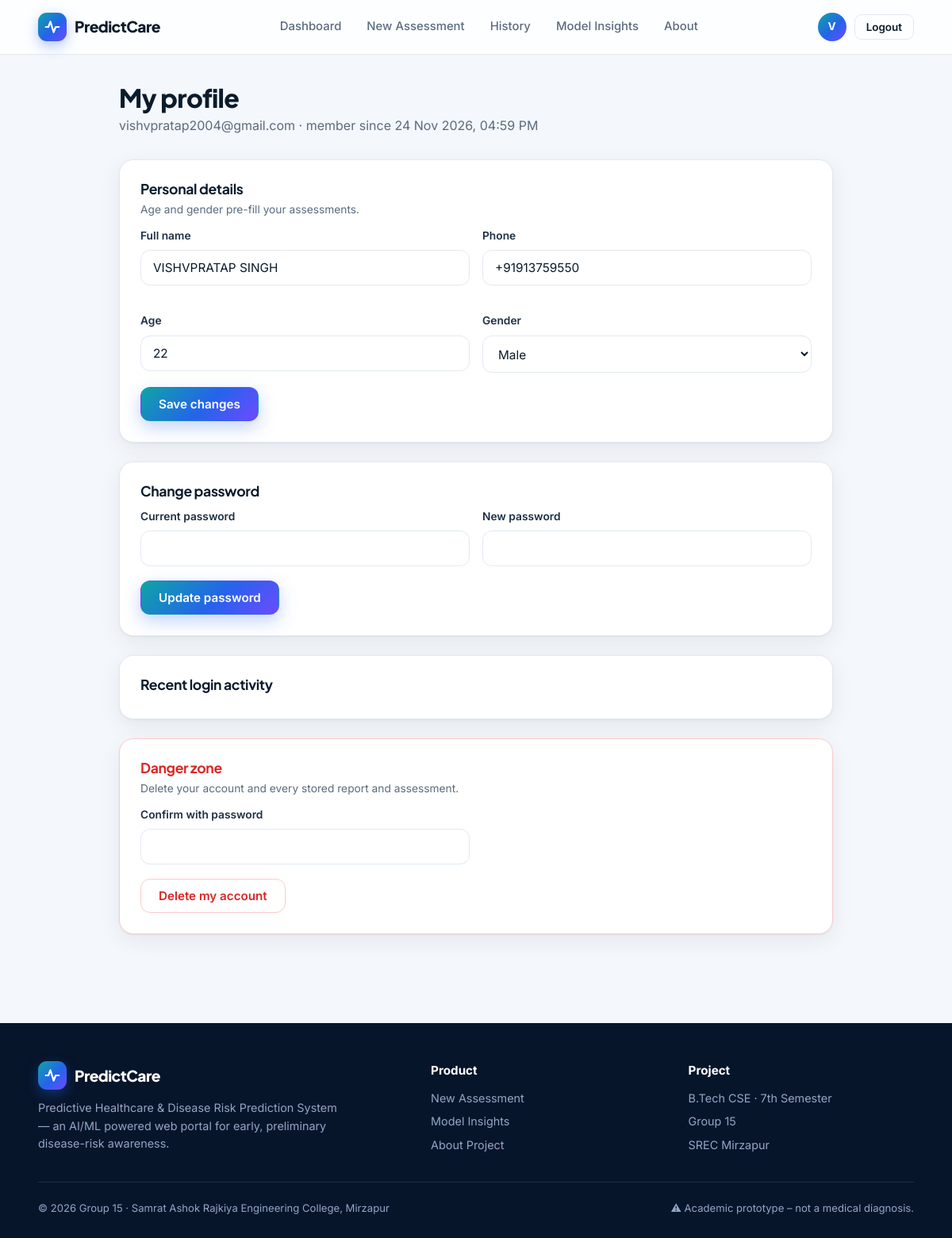
The page /profile (signed in) on the database as committed earlier.
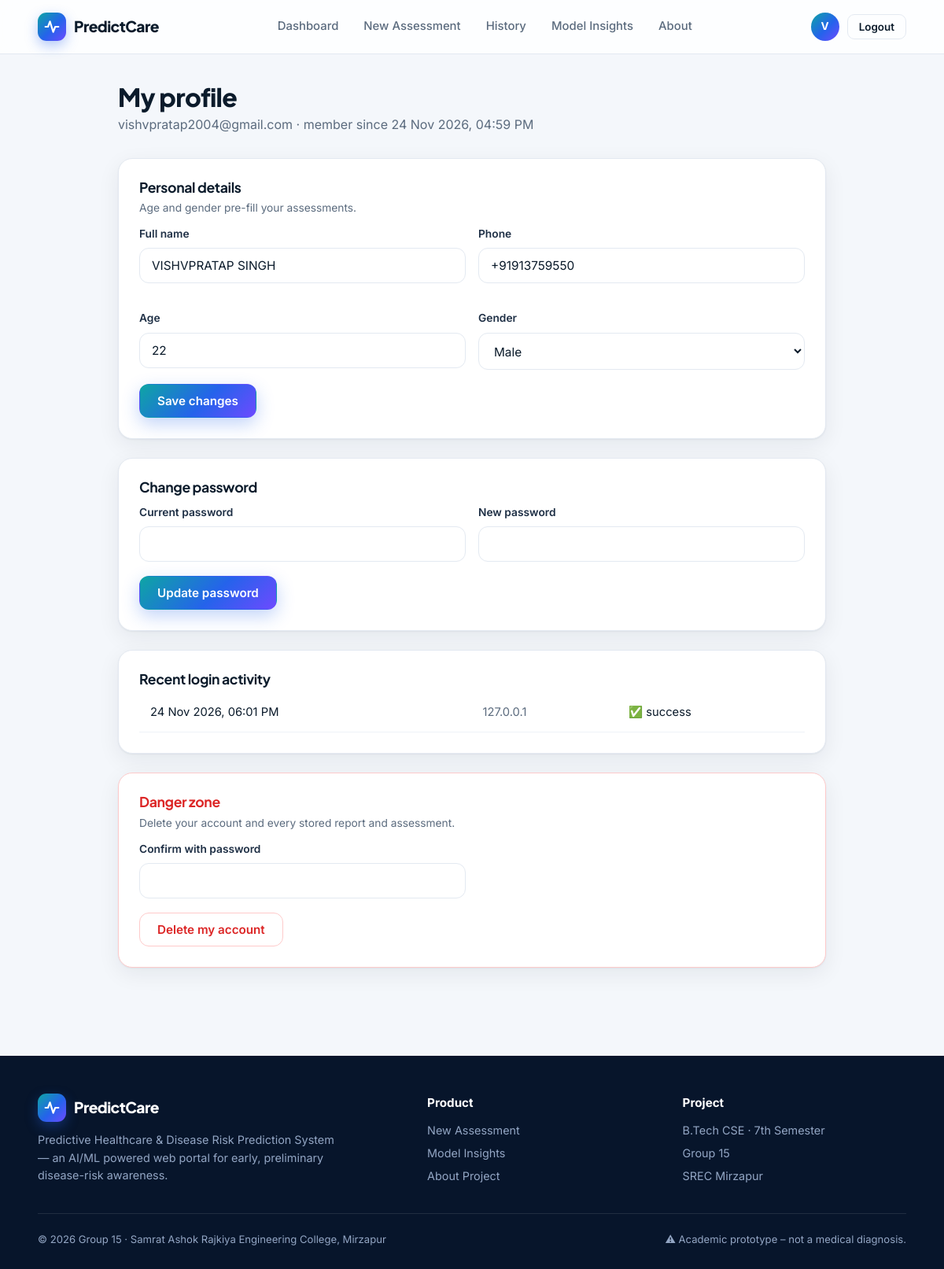
The same page on the database as committed later.
### tables this page shows
CREATE TABLE users (
    id            INTEGER PRIMARY KEY AUTOINCREMENT,
    full_name     TEXT NOT NULL,
    email         TEXT NOT NULL UNIQUE,
    password_hash TEXT NOT NULL,
    age           INTEGER,
    gender        TEXT,
    phone         TEXT,
    created_at    TEXT NOT NULL DEFAULT (datetime('now','localtime'))
);

CREATE TABLE login_logs (
    id        INTEGER PRIMARY KEY AUTOINCREMENT,
    user_id   INTEGER REFERENCES users(id) ON DELETE CASCADE,
    email     TEXT,
    success   INTEGER NOT NULL,
    ip        TEXT,
    logged_at TEXT NOT NULL DEFAULT (datetime('now','localtime'))
);

### app.py (the view, shortened to what this page needs)
@app.route("/profile", methods=["GET", "POST"])
@login_required
def profile():
    db = get_db()
    logs = db.execute("SELECT * FROM login_logs WHERE user_id=? ORDER BY id DESC LIMIT 5", (g.user["id"],)).fetchall()
    return render_template("profile.html", logs=logs)

### app.py (called while the page is built)
def csrf_token():
    if "_csrf" not in session:
        session["_csrf"] = secrets.token_hex(16)
    return session["_csrf"]

@app.before_request
def _csrf_protect():
    if request.method == "POST":
        if request.form.get("_csrf") != session.get("_csrf"):
            abort(400, "Invalid or missing CSRF token. Please reload the page and try again.")

@app.before_request
def _load_user():
    g.user = None
    uid = session.get("uid")
    if uid:
        g.user = get_db().execute("SELECT * FROM users WHERE id=?", (uid,)).fetchone()
        if g.user is None:
            session.clear()

def login_required(f):
    @wraps(f)
    def wrapper(*a, **kw):
        if g.user is None:
            flash("Please log in to continue.", "info")
            return redirect(url_for("login", next=request.path))
        return f(*a, **kw)
    return wrapper

@app.template_filter("dt")
def fmt_dt(s):
    from datetime import datetime
    try:
        return datetime.strptime(s, "%Y-%m-%d %H:%M:%S").strftime("%d %b %Y, %I:%M %p")
    except Exception:
        return s

@app.context_processor
def _chartjs():
    local = os.path.join(BASE, "static", "js", "chart.umd.min.js")
    src = url_for("static", filename="js/chart.umd.min.js") if os.path.exists(local) \
        else "https://cdn.jsdelivr.net/npm/chart.js@4.4.1/dist/chart.umd.min.js"
    return {"chartjs_src": src}

### database.py (called while the page is built)
def get_db():
    if "db" not in g:
        os.makedirs(os.path.dirname(DB_PATH), exist_ok=True)
        g.db = sqlite3.connect(DB_PATH)
        g.db.row_factory = sqlite3.Row
        g.db.execute("PRAGMA foreign_keys = ON")
    return g.db

### templates/profile.html (shortened to what this page needs)
{% extends "base.html" %}
{% block content %}
<div class="page"><div class="container" style="max-width:900px">
  <div class="page-head"><div><h1>My profile</h1><p>{{ g.user['email'] }} · member since {{ g.user['created_at']|dt }}</p></div></div>
  <div class="stack">
    <form method="post" class="card"><input type="hidden" name="_csrf" value="{{ csrf_token() }}"><input type="hidden" name="action" value="profile">
      <h3 class="t">Personal details</h3><div class="sub">Age and gender pre-fill your assessments.</div>
      <div class="row2">
        <div class="field"><label>Full name</label><input class="input" name="full_name" value="{{ g.user['full_name'] }}" required></div>
        <div class="field"><label>Phone</label><input class="input" name="phone" value="{{ g.user['phone'] or '' }}"></div>
        <div class="field"><label>Age</label><input class="input" type="number" name="age" min="1" max="120" value="{{ g.user['age'] or '' }}"></div>
        <div class="field"><label>Gender</label><select class="input" name="gender"><option value="">Select</option>
          {% for x in ['Male','Female','Other'] %}<option {{ 'selected' if g.user['gender']==x }}>{{ x }}</option>{% endfor %}</select></div>
      </div><button class="btn btn-primary">Save changes</button></form>
    <form method="post" class="card"><input type="hidden" name="_csrf" value="{{ csrf_token() }}"><input type="hidden" name="action" value="password">
      <h3 class="t">Change password</h3>
      <div class="row2" style="margin-top:12px"><div class="field"><label>Current password</label><input class="input" type="password" name="current" required></div>
        <div class="field"><label>New password</label><input class="input" type="password" name="new" required></div></div>
      <button class="btn btn-primary">Update password</button></form>
    <div class="card"><h3 class="t">Recent login activity</h3>
      <table class="tbl"><tbody>{% for l in logs %}<tr><td>{{ l['logged_at']|dt }}</td><td class="muted">{{ l['ip'] }}</td><td>{{ '✅ success' if l['success'] else '❌ failed' }}</td></tr>{% endfor %}</tbody></table></div>
    <form method="post" class="card" style="border-color:#fecaca" onsubmit="return confirm('This permanently deletes your account, reports and assessments. Continue?')">
      <h3 class="t" style="color:var(--high)">Danger zone</h3><div class="sub">Delete your account and every stored report and assessment.</div>
      <div class="row2"><div class="field"><label>Confirm with password</label><input class="input" type="password" name="current" required></div></div>
      <button class="btn btn-danger">Delete my account</button></form>
  </div>
</div></div>
{% endblock %}

### templates/base.html (shortened to what this page needs)
<!doctype html>
<html lang="en">
<head>
<link rel="stylesheet" href="{{ url_for('static', filename='css/style.css') }}">
</head>
<body>
{% set dark = request.endpoint == 'index' %}
<header class="nav {{ 'dark' if dark }}">
  <div class="container">
    <a class="brand" href="{{ url_for('index') }}">
      <span class="brand-mark"><svg viewBox="0 0 24 24" fill="none" stroke="#fff" stroke-width="2.6" stroke-linecap="round" stroke-linejoin="round"><path d="M2 12h4l3-8 5 16 3-8h5"/></svg></span>
      PredictCare
    </a>
    <nav class="links" id="links">
      {% if g.user %}
        <a href="{{ url_for('dashboard') }}" class="{{ 'active' if request.endpoint=='dashboard' }}">Dashboard</a>
        <a href="{{ url_for('assess') }}" class="{{ 'active' if request.endpoint in ('assess','assess_manual','review_report','report_results') }}">New Assessment</a>
        <a href="{{ url_for('history') }}" class="{{ 'active' if request.endpoint=='history' }}">History</a>
        <a href="{{ url_for('insights') }}" class="{{ 'active' if request.endpoint=='insights' }}">Model Insights</a>
        <a href="{{ url_for('about') }}" class="{{ 'active' if request.endpoint=='about' }}">About</a>
      {% else %}
        <a href="{{ url_for('index') }}#how">How it works</a>
        <a href="{{ url_for('index') }}#diseases">Diseases</a>
        <a href="{{ url_for('about') }}">About</a>
      {% endif %}
    </nav>
    <div class="nav-right">
      {% if g.user %}
        <a href="{{ url_for('profile') }}" class="avatar" title="{{ g.user['full_name'] }}">{{ g.user['full_name'][:1]|upper }}</a>
        <form method="post" action="{{ url_for('logout') }}"><input type="hidden" name="_csrf" value="{{ csrf_token() }}">
          <button class="btn btn-ghost btn-sm" style="{{ 'color:#fff;border-color:rgba(255,255,255,.25)' if dark }}">Logout</button></form>
      {% else %}
        <a class="btn btn-ghost btn-sm" style="{{ 'color:#fff;border-color:rgba(255,255,255,.25)' if dark }}" href="{{ url_for('login') }}">Login</a>
        <a class="btn btn-primary btn-sm" href="{{ url_for('register') }}">Get Started</a>
      {% endif %}
    </div>
  </div>
</header>
<main>{% block content %}{% endblock %}</main>
<footer>
  <div class="container">
    <div class="cols">
      <div>
        <div class="brand"><span class="brand-mark"><svg viewBox="0 0 24 24" fill="none" stroke="#fff" stroke-width="2.6" stroke-linecap="round" stroke-linejoin="round"><path d="M2 12h4l3-8 5 16 3-8h5"/></svg></span>PredictCare</div>
        <p style="max-width:380px;font-size:.9rem">Predictive Healthcare &amp; Disease Risk Prediction System — an AI/ML powered web portal for early, preliminary disease-risk awareness.</p>
      </div>
      <div><h5>Product</h5><a href="{{ url_for('assess') }}">New Assessment</a><a href="{{ url_for('insights') }}">Model Insights</a><a href="{{ url_for('about') }}">About Project</a></div>
      <div><h5>Project</h5><a>B.Tech CSE · 7th Semester</a><a>Group 15</a><a>SREC Mirzapur</a></div>
    </div>
    <div class="copy"><span>© {{ 2026 }} Group 15 · Samrat Ashok Rajkiya Engineering College, Mirzapur</span>
      <span>⚠ Academic prototype – not a medical diagnosis.</span></div>
  </div>
</footer>
</body>
</html>

### static/css/style.css (style rules this page uses)
:root { --bg:#f4f7fb; --surface:#ffffff; --ink:#0b1b2b; --muted:#5b6b7e; --line:#e3e9f1; --teal:#0ea5a4; --teal-d:#0f766e; --indigo:#4f46e5; --sky:#38bdf8; --low:#16a34a; --mod:#d97706; --high:#dc2626; --navy:#07152b; --navy2:#0c2347; --grad:linear-gradient(135deg,#0ea5a4 0%,#2563eb 55%,#6d4aff 100%); --shadow:0 1px 2px rgba(11,27,43,.05),0 8px 28px rgba(11,27,43,.07); --shadow-lg:0 2px 4px rgba(11,27,43,.05),0 24px 60px rgba(11,27,43,.14); --r:18px; }
* { box-sizing:border-box;margin:0;padding:0 }
html { scroll-behavior:smooth }
body { font-family:'Inter',system-ui,-apple-system,Segoe UI,Roboto,sans-serif;background:var(--bg);color:var(--ink); line-height:1.55;-webkit-font-smoothing:antialiased;min-height:100vh;display:flex;flex-direction:column }
h1,h2,h3,h4 { font-family:'Plus Jakarta Sans','Inter',system-ui,sans-serif,'Inter',sans-serif;letter-spacing:-.02em;line-height:1.15 }
a { color:var(--teal-d);text-decoration:none }
main { flex:1 }
.container { width:min(1180px,92%);margin-inline:auto }
.muted { color:var(--muted) }
.nav { position:sticky;top:0;z-index:50;background:rgba(255,255,255,.82);backdrop-filter:blur(14px); border-bottom:1px solid var(--line) }
.nav .container { display:flex;align-items:center;justify-content:space-between;height:68px;gap:20px }
.brand { display:flex;align-items:center;gap:10px;font-family:'Plus Jakarta Sans','Inter',system-ui,sans-serif;font-weight:800;font-size:1.2rem; color:var(--ink);letter-spacing:-.03em }
.brand-mark { width:36px;height:36px;border-radius:11px;background:var(--grad);display:grid;place-items:center; box-shadow:0 6px 16px rgba(37,99,235,.35) }
.brand-mark svg { width:20px;height:20px }
.links { display:flex;align-items:center;gap:4px }
.links a { padding:8px 14px;border-radius:10px;color:var(--muted);font-weight:500;font-size:.93rem }
.nav-right { display:flex;align-items:center;gap:10px }
.avatar { width:36px;height:36px;border-radius:50%;background:var(--grad);color:#fff;display:grid;place-items:center; font-weight:700;font-size:.85rem }
.btn { display:inline-flex;align-items:center;justify-content:center;gap:8px;padding:11px 22px;border-radius:12px; font-weight:600;font-size:.95rem;border:1.5px solid transparent;cursor:pointer;transition:.2s;font-family:inherit; text-decoration:none!important;white-space:nowrap }
.btn-primary { background:var(--grad);color:#fff;box-shadow:0 8px 22px rgba(37,99,235,.28) }
.btn-ghost { background:transparent;border-color:var(--line);color:var(--ink) }
.btn-danger { background:#fff;color:var(--high);border-color:#fecaca }
.btn-sm { padding:7px 14px;font-size:.84rem;border-radius:9px }
.card { background:var(--surface);border:1px solid var(--line);border-radius:var(--r);padding:26px;box-shadow:var(--shadow) }
.field { margin-bottom:18px }
.field label { display:block;font-weight:600;font-size:.86rem;margin-bottom:7px;color:#1e2f45 }
.input,select.input,textarea.input { width:100%;padding:12px 15px;border:1.5px solid var(--line);border-radius:12px;font-size:.96rem; font-family:inherit;background:#fff;color:var(--ink);transition:.2s }
.row2 { display:grid;grid-template-columns:1fr 1fr;gap:16px }
.page { padding:36px 0 72px }
.page-head { display:flex;justify-content:space-between;align-items:flex-end;gap:20px;margin-bottom:30px;flex-wrap:wrap }
.page-head h1 { font-size:2rem;font-weight:800 }
.page-head p { color:var(--muted);margin-top:4px }
table.tbl { width:100%;border-collapse:collapse;font-size:.92rem }
.tbl td { padding:14px;border-bottom:1px solid #eef2f7;vertical-align:middle }
.card h3.t { font-size:1.1rem;margin-bottom:6px }
.card .sub { color:var(--muted);font-size:.86rem;margin-bottom:12px }
.stack { display:grid;gap:24px }
footer { background:var(--navy);color:#93a6c4;padding:48px 0 28px;margin-top:40px }
footer .cols { display:grid;grid-template-columns:1.6fr 1fr 1fr;gap:40px;padding-bottom:28px;border-bottom:1px solid rgba(255,255,255,.1) }
footer h5 { color:#fff;margin-bottom:12px;font-size:.95rem }
footer a { color:#93a6c4;display:block;margin:7px 0;font-size:.9rem }
footer .brand { color:#fff;margin-bottom:12px }
footer .copy { padding-top:22px;font-size:.82rem;display:flex;justify-content:space-between;gap:14px;flex-wrap:wrap }

Rows that differ between the two databases and show on the page:
added login_logs: logged_at|dt "24 Nov 2026, 06:01 PM", ip "127.0.0.1", success "✅ success"
